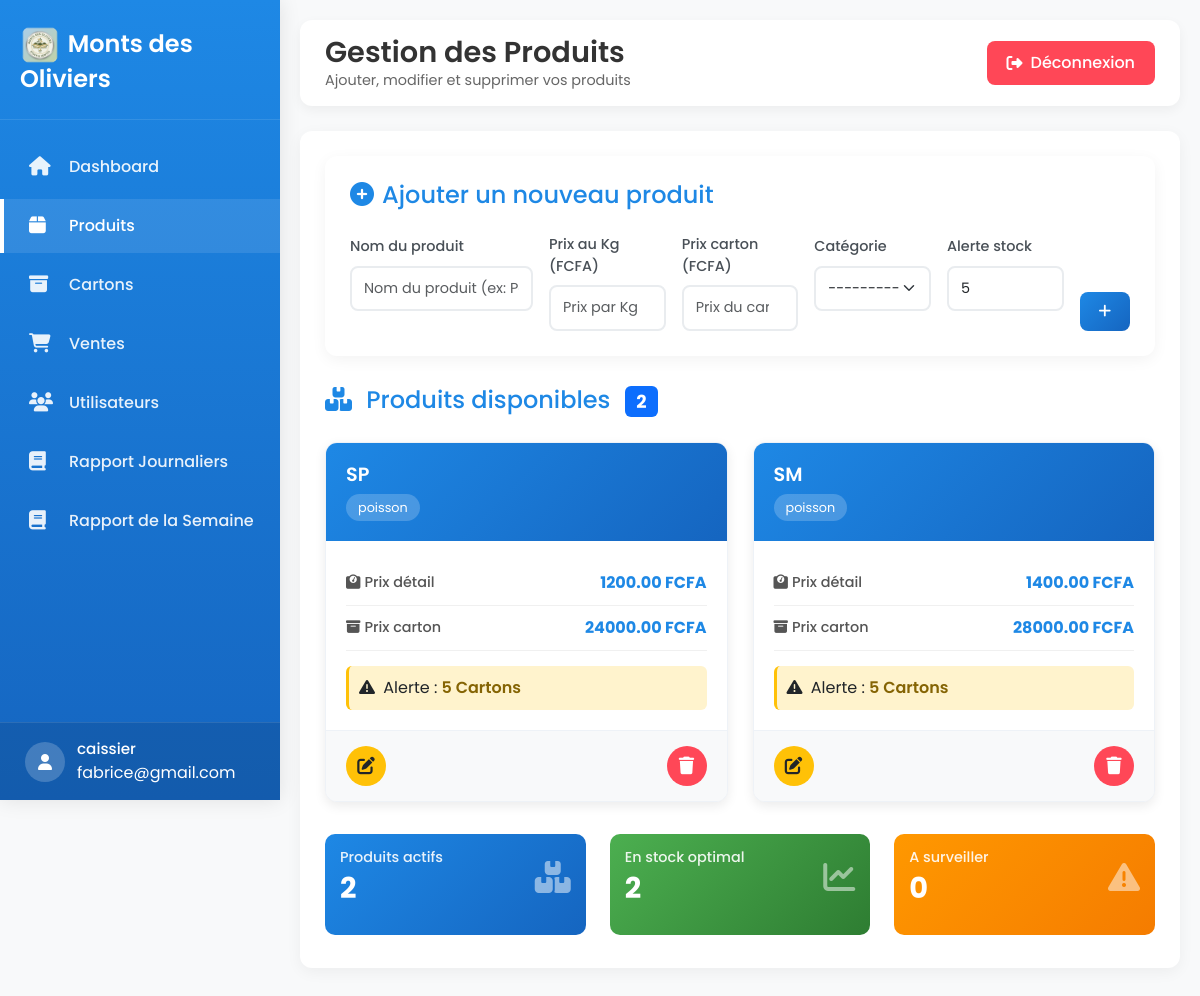
The page /produits/ (signed in) on the database as committed earlier.
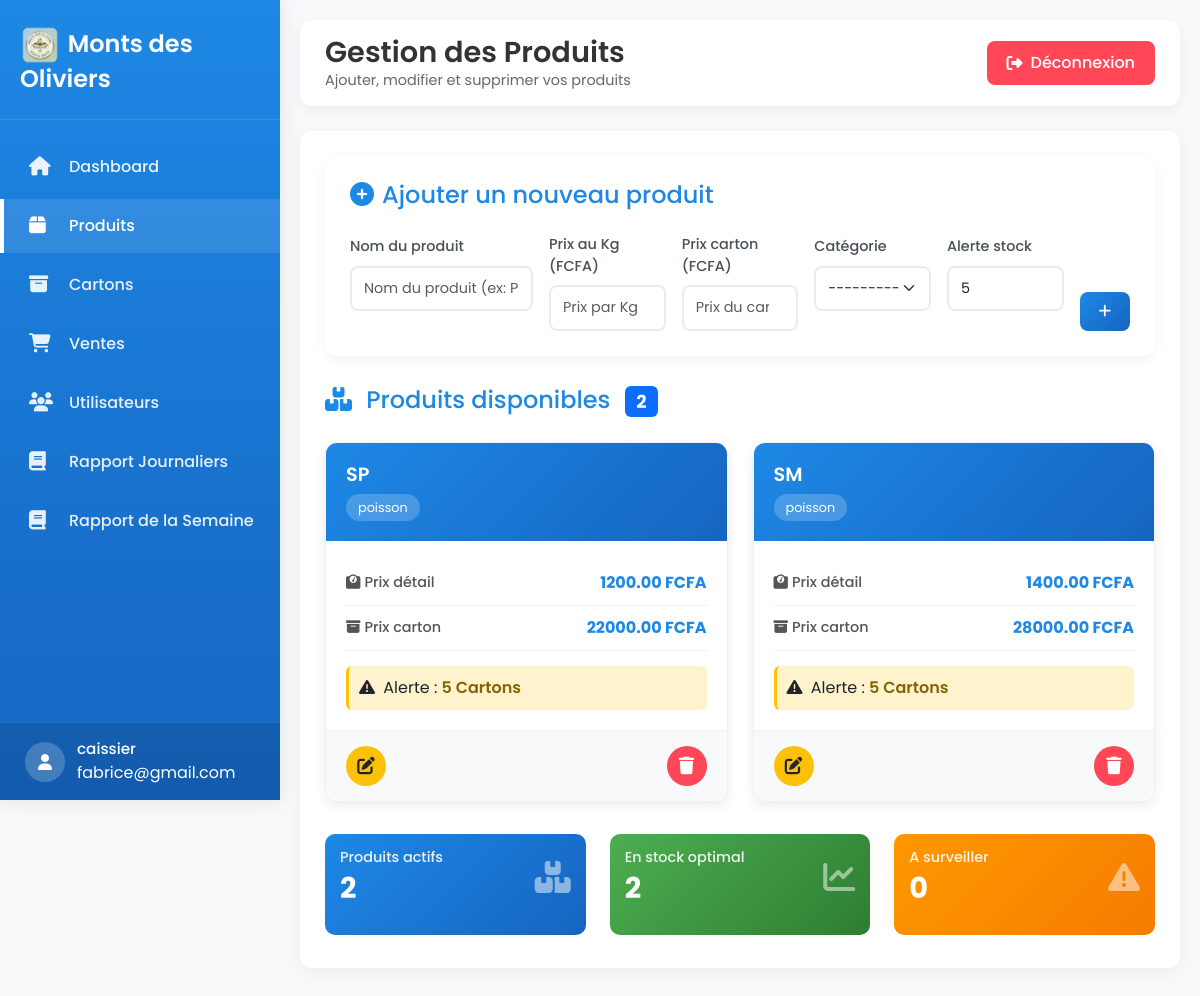
The same page on the database as committed later.
### stock_produit/models/produit.py (models this page shows, shortened)
class Produit(models.Model):
    CATEGORY_CHOICES = [
        ('volaille', 'Volailles'),
        ('poisson', 'Poissons'),
        ('frites', 'Frites'),
    ]
    name = models.CharField(max_length=100)
    price_per_kg = models.DecimalField(max_digits=10, decimal_places=2)
    carton_price = models.DecimalField(max_digits=10, decimal_places=2)
    category = models.CharField(max_length=20, choices=CATEGORY_CHOICES)
    stock_alert = models.PositiveIntegerField(default=5)
    created_at = models.DateTimeField(auto_now_add=True)

### stock_produit/views.py (the view)
# urls.py: path("produits/", views.produits, name="produits"),
@login_required
def produits(request):
    produits = Produit.objects.all()
    if request.method == "POST":
        form = ProduitForm(request.POST)
        if form.is_valid():
            form.save()
            return redirect("produits")
    else:
        form = ProduitForm()
    return render(request, "Produit/produits.html", {
        "produits": produits,
        "form": form,
    })

### stock_produit/forms.py
class ProduitForm(forms.ModelForm):
    class Meta:
        model = Produit
        fields = [
            "name",
            "price_per_kg",
            "carton_price",
            "category",
            "stock_alert",
        ]
        widgets = {
            "name": forms.TextInput(attrs={
                "class": "form-control",
                "placeholder": "Nom du produit (ex: Poulet entier)"
            }),
            "price_per_kg": forms.NumberInput(attrs={
                "class": "form-control",
                "placeholder": "Prix par Kg (FCFA)"
            }),
            "carton_price": forms.NumberInput(attrs={
                "class": "form-control",
                "placeholder": "Prix du carton (FCFA)"
            }),
            "category": forms.Select(attrs={
                "class": "form-select"
            }),
            "stock_alert": forms.NumberInput(attrs={
                "class": "form-control",
                "placeholder": "Seuil d’alerte stock (cartons)"
            }),
        }

### stock_produit/templates/Produit/produits.html (shortened to what the changed rows need)
{% extends "Base/base.html" %}
{% block page_title %}Gestion des Produits{% endblock %}
{% block content %}
<div class="fade-in">
    {% if produits %}
    <div class="product-grid">
        {% for p in produits reversed %}
        <div class="product-card">
            <div class="product-header">
                <h5>{{ p.name }}</h5>
                <div class="product-category">{{ p.category }}</div>
            </div>
            <div class="product-body">
                <div class="price-item">
                    <div class="price-label">
                        <i class="fas fa-weight me-1"></i>Prix détail
                    </div>
                    <div class="price-value">{{ p.price_per_kg }} FCFA</div>
                </div>
                <div class="price-item">
                    <div class="price-label">
                        <i class="fas fa-archive me-1"></i>Prix carton
                    </div>
                    <div class="price-value">{{ p.carton_price }} FCFA</div>
                </div>
                <div class="stock-alert">
                    <i class="fas fa-exclamation-triangle me-1"></i>
                    Alerte : <span>{{ p.stock_alert }} Cartons</span>
                </div>
            </div>
            <div class="product-actions">
                <a href="{% url 'produits_update' p.id %}" class="action-btn edit-btn" title="Modifier">
                    <i class="fas fa-edit"></i>
                </a>
                <form method="post" action="{% url 'produits_delete' p.id %}" class="d-inline">
                    <button type="submit" class="action-btn delete-btn" title="Supprimer"
                            onclick="return confirm('Êtes-vous sûr de vouloir supprimer ce produit ?')">
                        <i class="fas fa-trash"></i>
                    </button>
                </form>
            </div>
        </div>
        {% endfor %}
    </div>
    {% else %}
    <div class="empty-state">
        <i class="fas fa-box-open"></i>
        <h4 class="mt-3 mb-2">Aucun produit enregistré</h4>
        <p class="text-muted">Commencez par ajouter votre premier produit en utilisant le formulaire ci-dessus.</p>
    </div>
    {% endif %}
</div>
{% endblock %}

Rows that differ between the two databases and show on the page:
changed Produit "SP": carton_price "24000.00" → "22000.00"
